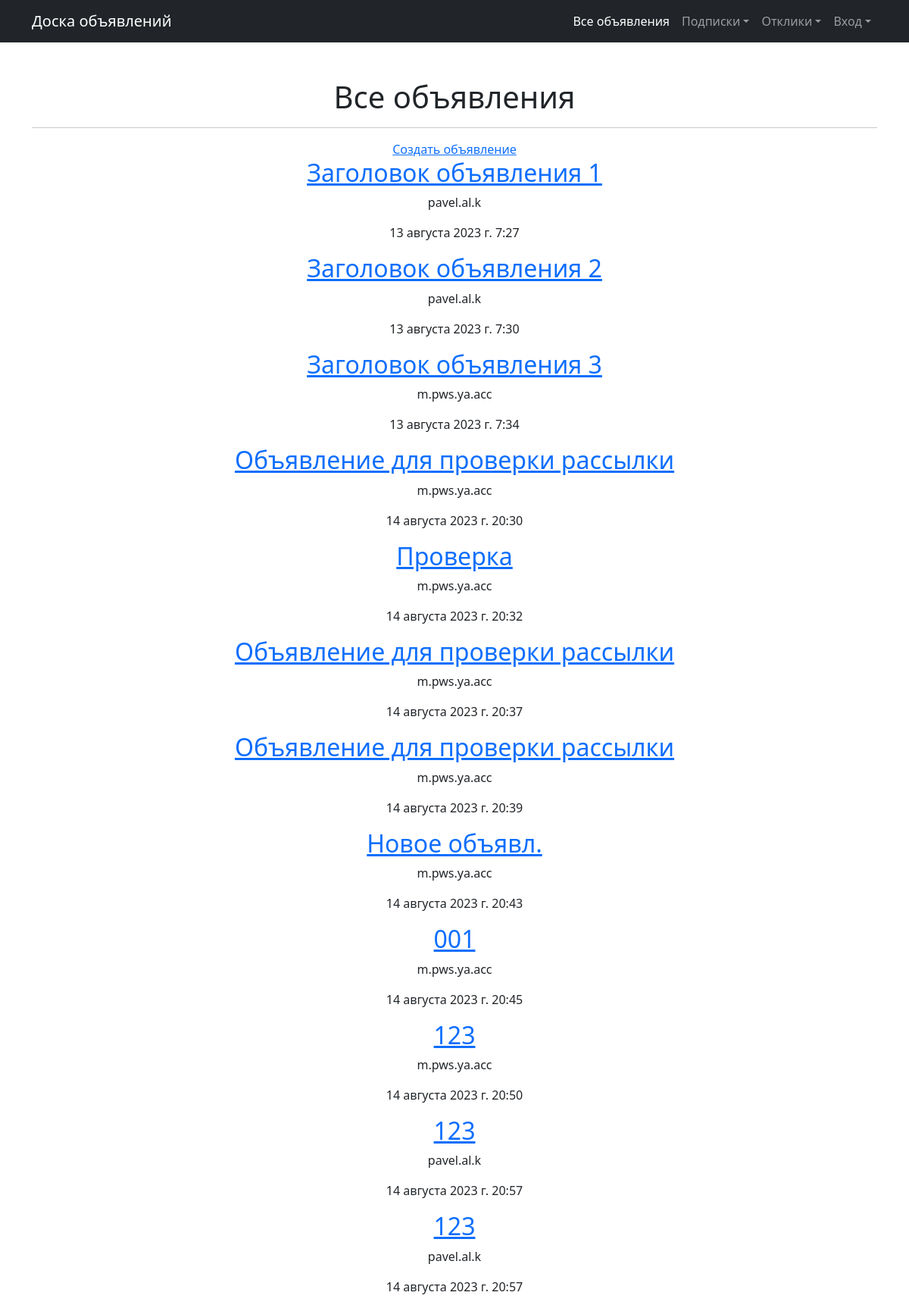
Screenshot of /board/messages with the database file from the repository.
### message_board_app/models.py (models this page shows, shortened)
class Message(models.Model):
    dateTimeCreation = models.DateTimeField(auto_now_add=True)
    messageAuthor = models.ForeignKey(User, on_delete=models.CASCADE)
    category = models.ForeignKey(Category, on_delete=models.CASCADE)
    title = models.CharField(max_length=128)
    content = RichTextUploadingField()

class User(AbstractUser):
    pass

### message_board_app/views.py (the view)
# urls.py: path('messages', MessageList.as_view()),
class MessageList(ListView):
    model = Message
    template_name = 'message_list.html'
    context_object_name = 'messages'

### templates/message_list.html (shortened to what this page needs)
{% extends 'default.html' %}
{% block content %}
    <h1>Все объявления</h1>
    <hr>
    <a href="messages/create">Создать объявление</a>
    {% if messages %}
        {% for message in messages %}
            <h2><a href="messages/{{ message.id }}">{{ message.title }}</a></h2>
            <p>{{ message.messageAuthor }}</p>
            <p>{{ message.dateTimeCreation }}</p>
        {% endfor %}
    {% else %}
        <h2>Объявлений нет!</h2>
    {% endif %}
{% endblock content %}

### templates/default.html (shortened to what this page needs)
{% load static %}
<!DOCTYPE html>
<html lang="ru">
    <head>
        <link href="{% static 'css/styles.css' %}" rel="stylesheet" />
    </head>
    <body>
        <nav class="navbar navbar-expand-lg navbar-dark bg-dark">
            <div class="container">
                <a class="navbar-brand" href="/">Доска объявлений</a>
                <div class="collapse navbar-collapse" id="navbarSupportedContent">
                    <ul class="navbar-nav ms-auto mb-2 mb-lg-0">
                        <li class="nav-item"><a class="nav-link active" aria-current="page" href="/board/messages">Все объявления</a></li>
                        <li class="nav-item dropdown">
                            <a class="nav-link dropdown-toggle" id="navDropdownSub" href="#" role="button" data-bs-toggle="dropdown" aria-expanded="false">Подписки</a>
                        </li>
                        <li class="nav-item dropdown">
                            <a class="nav-link dropdown-toggle" id="navDropdown1" href="#" role="button" data-bs-toggle="dropdown" aria-expanded="false">Отклики</a>
                        </li>
                        <li class="nav-item dropdown">
                            <a class="nav-link dropdown-toggle" id="navbarDropdown" href="#" role="button" data-bs-toggle="dropdown" aria-expanded="false">Вход</a>
                        </li>
                    </ul>
                </div>
            </div>
        </nav>
        <div class="container">
            <div class="text-center mt-5">
                {% block content %}
                {% endblock content %}
            </div>
        </div>
    </body>
</html>

### rows the page displays
Message: title "Заголовок объявления 1", messageAuthor "pavel.al.k", dateTimeCreation "13 августа 2023 г. 7:27"
Message: title "Заголовок объявления 2", messageAuthor "pavel.al.k", dateTimeCreation "13 августа 2023 г. 7:30"
Message: title "Заголовок объявления 3", messageAuthor "m.pws.ya.acc", dateTimeCreation "13 августа 2023 г. 7:34"
Message: title "Объявление для проверки рассылки", messageAuthor "m.pws.ya.acc", dateTimeCreation "14 августа 2023 г. 20:30"
Message: title "Проверка", messageAuthor "m.pws.ya.acc", dateTimeCreation "14 августа 2023 г. 20:32"
Message: title "Объявление для проверки рассылки", messageAuthor "m.pws.ya.acc", dateTimeCreation "14 августа 2023 г. 20:37"
Message: title "Объявление для проверки рассылки", messageAuthor "m.pws.ya.acc", dateTimeCreation "14 августа 2023 г. 20:39"
Message: title "Новое объявл.", messageAuthor "m.pws.ya.acc", dateTimeCreation "14 августа 2023 г. 20:43"
Message: title "001", messageAuthor "m.pws.ya.acc", dateTimeCreation "14 августа 2023 г. 20:45"
Message: title "123", messageAuthor "m.pws.ya.acc", dateTimeCreation "14 августа 2023 г. 20:50"
Message: title "123", messageAuthor "pavel.al.k", dateTimeCreation "14 августа 2023 г. 20:57"
Message: title "123", messageAuthor "pavel.al.k", dateTimeCreation "14 августа 2023 г. 20:57"
